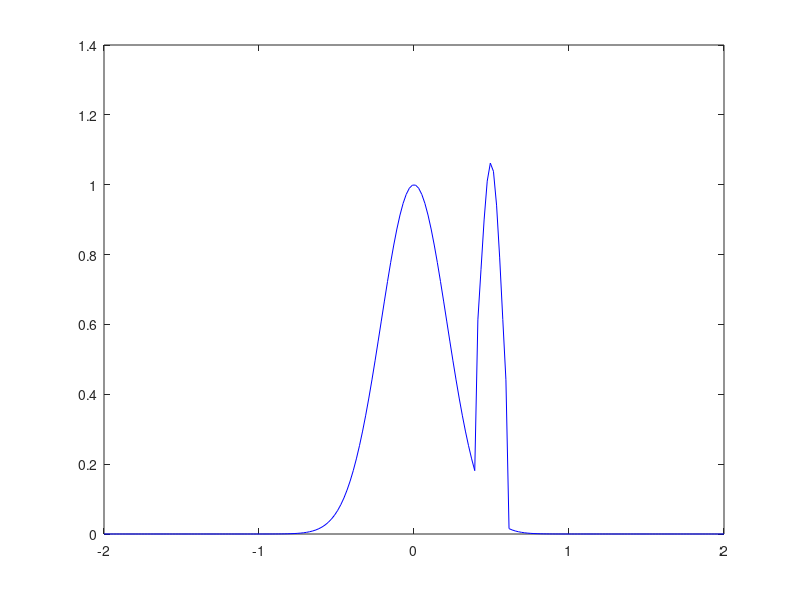
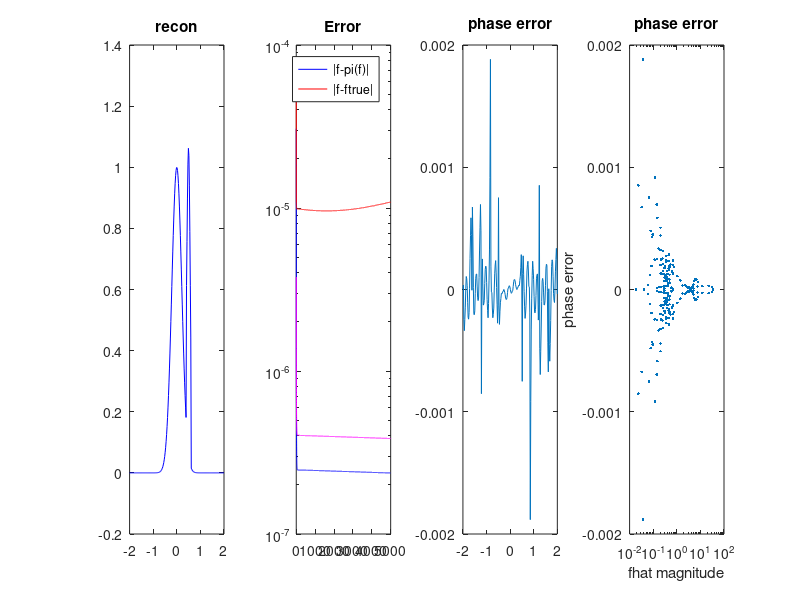

Write MATLAB code to recreate these figures, in order.
function phase_retrieval_tests_1d

close all;

image_example=2; %Use 1,2,3 (see below)
N=200; %The oversampled image will be Nx1
oversamp=2; %The oversampling factor
initialization_distance=0.0001; %Use 1 to use a fully random starting point. Use 0 to start at the solution.
numit=5000; %Number of iterations
%opts.method='ap';
%opts.method='ap_miao'; opts.beta=0.6;
opts.method='ap_damp'; opts.beta=0.3;

xx=linspace(-oversamp,oversamp,N);

if image_example==1
    F=create_gaussian(xx,0.3);
elseif image_example==2
    F1=create_gaussian(xx,0.3);
    F2=create_gaussian(xx-0.5,0.1).*(abs(xx-0.5)<0.1);
    F=F1+F2;
elseif image_example==3
    F=(abs(xx-0.1)<0.6).*abs(xx);
end

ph=angle(fftb(F));
u=abs(fftb(F));

figure; plot(xx,F,'b');

apfig=figure; plot(1:10); set(apfig,'position',[100,100,2000,400]);
ph0=ph + (rand(size(u))*2-1)*pi*initialization_distance;
f=ap1d(xx,u,ph0,numit,opts,F,apfig);

end

function f=ap1d(xx,u,ph,numit,opts,ref,apfig)

%u(find(u(:)<10^0))=0;

ph0_ref=angle(fftb(ref));

ph0=ph;
positivity_deviations=ones(1,numit)*inf;
err_image=ones(1,numit)*inf;
err_image2=ones(1,numit)*inf;
err_fhat_mag=ones(1,numit)*inf;
fprev=zeros(size(u));
timer=tic;
for it=1:numit
    fhat=u.*exp(i*ph0);
    
    f=real(ifftb(fhat));
    positivity_deviation=sqrt(sum(f(:).^2.*(f(:)<=0))/length(f(:)));
    positivity_deviations(it)=positivity_deviation;
    err_image(it)=sqrt(sum(abs(f(:)-ref(:)).^2)/length(f(:)));
    err_image2(it)=sqrt(sum(abs(f(:)-fprev(:)).^2)/length(f(:)));
    
    %eps=min(0,max(-f(:)));
    eps=0;
    
    if (strcmp(opts.method,'ap_miao'))
        fproj=f.*(f>=eps).*(abs(xx)<1) +(fprev-opts.beta*fprev).*((f<eps)|(abs(xx)>=1));
    elseif (strcmp(opts.method,'ap'))
        fproj=f.*(f>=eps).*(abs(xx)<1);
    elseif (strcmp(opts.method,'ap_damp'))
        fproj=f.*(f>=eps).*(abs(xx)<1)+(f*opts.beta).*((f<eps)|(abs(xx)>=1));
    end;
    
    fprev=fproj;
    
    new_fhat=fftb(fproj);
    ph0=angle(new_fhat);
    ph0=normalize_phase(ph0,ph0_ref,u); %Important for registration
    err_fhat_mag(it)=max(abs(abs(new_fhat(:))-u(:)));
    if ((nargin>=7)&&((toc(timer)>0.1)||(it==1)||(it==numit)))
        figure(apfig);
        subplot(1,4,1);
        plot(xx,f,'b');
        title('recon');
        
        subplot(1,4,2);
        semilogy(1:numit,positivity_deviations,'b'); hold on;
        %semilogy(1:numit,err_fhat_mag,'g'); hold on;
        semilogy(1:numit,err_image,'r'); hold on;
        semilogy(2:numit,err_image2(2:end),'m'); hold on;
        %semilogy(2:numit,abs(diff(positivity_deviations)),'k'); hold on;
        hold off;
        title('Error');
        legend('|f-pi(f)|','|f-ftrue|');
        subplot(1,4,3);
        phase_error=angle(exp(i*(ph0-ph0_ref)));
        plot(xx,phase_error); title('phase error');
        %imagesc(ph0); title('phase');
        
        mag_error=(abs(new_fhat)-u);
        subplot(1,4,4);
        %imagesc(mag_error); colormap('gray');
        semilogx(u(:),phase_error(:),'.'); title('phase error');
        xlabel('fhat magnitude'); ylabel('phase error');
        
        drawnow;
        timer=tic;
    end;
end;

end

function ph2=normalize_phase(ph,ph_ref,w)

ph_diff=ph-ph_ref;

dx=ph_diff(2:end)-ph_diff(1:end-1);
dx=angle(exp(i*dx));
wx=min(w(2:end),w(1:end-1));

aa=angle(sum(exp(i*dx(:)).*wx(:)));

N=length(ph);
M=ceil((N+1)/2);
GX=(0:N-1)-M;
ph2=ph-GX*aa;
ph2=ph2-ph2(M);
ph2=angle(exp(i*ph2));

end

function Y=create_gaussian(xx,sigma)

Y=exp(-(xx/sigma).^2);

end

function Y=fftb(X)
Y=fftshift(fft(ifftshift(X)));
end

function Y=ifftb(X)
Y=fftshift(ifft(ifftshift(X)));
end